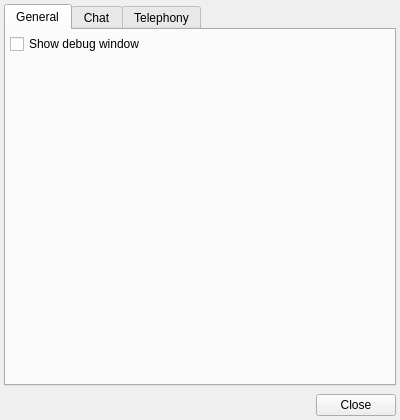
<ui version="4.0" >
 <class>settings</class>
 <widget class="QWidget" name="settings" >
  <property name="geometry" >
   <rect>
    <x>0</x>
    <y>0</y>
    <width>400</width>
    <height>420</height>
   </rect>
  </property>
  <property name="sizePolicy" >
   <sizepolicy vsizetype="Fixed" hsizetype="Fixed" >
    <horstretch>0</horstretch>
    <verstretch>0</verstretch>
   </sizepolicy>
  </property>
  <property name="minimumSize" >
   <size>
    <width>400</width>
    <height>420</height>
   </size>
  </property>
  <property name="maximumSize" >
   <size>
    <width>400</width>
    <height>420</height>
   </size>
  </property>
  <property name="focusPolicy" >
   <enum>Qt::StrongFocus</enum>
  </property>
  <property name="windowTitle" >
   <string comment="VoIP Client" >Options</string>
  </property>
  <property name="windowIcon" >
   <iconset>configure.png</iconset>
  </property>
  <layout class="QVBoxLayout" >
   <property name="spacing" >
    <number>2</number>
   </property>
   <property name="leftMargin" >
    <number>4</number>
   </property>
   <property name="topMargin" >
    <number>4</number>
   </property>
   <property name="rightMargin" >
    <number>4</number>
   </property>
   <property name="bottomMargin" >
    <number>4</number>
   </property>
   <item>
    <widget class="QTabWidget" name="tabs" >
     <property name="minimumSize" >
      <size>
       <width>0</width>
       <height>200</height>
      </size>
     </property>
     <property name="styleSheet" >
      <string/>
     </property>
     <property name="currentIndex" >
      <number>0</number>
     </property>
     <widget class="QWidget" name="settings_general" >
      <attribute name="title" >
       <string>General</string>
      </attribute>
      <attribute name="icon" >
       <iconset>configure.png</iconset>
      </attribute>
      <layout class="QVBoxLayout" >
       <property name="spacing" >
        <number>1</number>
       </property>
       <property name="leftMargin" >
        <number>4</number>
       </property>
       <property name="topMargin" >
        <number>4</number>
       </property>
       <property name="rightMargin" >
        <number>4</number>
       </property>
       <property name="bottomMargin" >
        <number>4</number>
       </property>
       <item>
        <widget class="QCheckBox" name="toggle_show_events" >
         <property name="toolTip" >
          <string>Show or hide the debug window</string>
         </property>
         <property name="text" >
          <string>Show debug window</string>
         </property>
         <property name="_yate_identity" stdset="0" >
          <string>showwindow:events</string>
         </property>
        </widget>
       </item>
       <item>
        <spacer>
         <property name="orientation" >
          <enum>Qt::Vertical</enum>
         </property>
         <property name="sizeHint" >
          <size>
           <width>20</width>
           <height>40</height>
          </size>
         </property>
        </spacer>
       </item>
      </layout>
     </widget>
     <widget class="QWidget" name="settings_chat" >
      <attribute name="title" >
       <string>Chat</string>
      </attribute>
      <attribute name="icon" >
       <iconset>chat.png</iconset>
      </attribute>
      <layout class="QVBoxLayout" >
       <property name="spacing" >
        <number>2</number>
       </property>
       <property name="leftMargin" >
        <number>4</number>
       </property>
       <property name="topMargin" >
        <number>4</number>
       </property>
       <property name="rightMargin" >
        <number>4</number>
       </property>
       <property name="bottomMargin" >
        <number>4</number>
       </property>
       <item>
        <widget class="QCheckBox" name="dockedchat" >
         <property name="toolTip" >
          <string>Show all chat in the same window</string>
         </property>
         <property name="text" >
          <string>Docked chat</string>
         </property>
        </widget>
       </item>
       <item>
        <widget class="QCheckBox" name="notifychatstate" >
         <property name="toolTip" >
          <string>Notify chat contacts when when typing into chat input</string>
         </property>
         <property name="text" >
          <string>Send chat input notifications</string>
         </property>
        </widget>
       </item>
       <item>
        <widget class="QCheckBox" name="chatcontact_hideemptygroups" >
         <property name="toolTip" >
          <string>Hide empty groups in chat contacts list</string>
         </property>
         <property name="text" >
          <string>Hide empty groups in contact list</string>
         </property>
         <property name="_yate_identity" stdset="0" >
          <string>setparams:property:chat_contacts:_yate_hideemptygroups</string>
         </property>
        </widget>
       </item>
       <item>
        <widget class="QCheckBox" name="destroychat" >
         <property name="toolTip" >
          <string>Close contact chat when contact is removed or account goes offline</string>
         </property>
         <property name="text" >
          <string>Close contact chat when removed</string>
         </property>
        </widget>
       </item>
       <item>
        <spacer>
         <property name="orientation" >
          <enum>Qt::Vertical</enum>
         </property>
         <property name="sizeHint" >
          <size>
           <width>20</width>
           <height>40</height>
          </size>
         </property>
        </spacer>
       </item>
      </layout>
     </widget>
     <widget class="QWidget" name="settings_telephony" >
      <attribute name="title" >
       <string>Telephony</string>
      </attribute>
      <attribute name="icon" >
       <iconset>phone.png</iconset>
      </attribute>
      <layout class="QVBoxLayout" >
       <property name="spacing" >
        <number>2</number>
       </property>
       <property name="leftMargin" >
        <number>4</number>
       </property>
       <property name="topMargin" >
        <number>4</number>
       </property>
       <property name="rightMargin" >
        <number>4</number>
       </property>
       <property name="bottomMargin" >
        <number>4</number>
       </property>
       <item>
        <widget class="QCheckBox" name="multilines" >
         <property name="toolTip" >
          <string>Allow having more one simultaneously open connections</string>
         </property>
         <property name="text" >
          <string>Multiple Lines</string>
         </property>
        </widget>
       </item>
       <item>
        <widget class="QCheckBox" name="autoanswer" >
         <property name="toolTip" >
          <string>Automatically answer incoming calls</string>
         </property>
         <property name="text" >
          <string>Auto Answer</string>
         </property>
        </widget>
       </item>
       <item>
        <widget class="QCheckBox" name="ringincoming" >
         <property name="toolTip" >
          <string>Enable/disable ringer</string>
         </property>
         <property name="text" >
          <string>Ringer</string>
         </property>
        </widget>
       </item>
       <item>
        <widget class="QCheckBox" name="ringoutgoing" >
         <property name="toolTip" >
          <string>Locally generate ring tone if missing</string>
         </property>
         <property name="text" >
          <string>Generate ringing on outgoing calls</string>
         </property>
        </widget>
       </item>
       <item>
        <widget class="QCheckBox" name="activatelastoutcall" >
         <property name="toolTip" >
          <string>Force the last outgoing call to be the active one</string>
         </property>
         <property name="text" >
          <string>Force active the last outgoing call</string>
         </property>
        </widget>
       </item>
       <item>
        <widget class="QCheckBox" name="activatecallonselect" >
         <property name="toolTip" >
          <string>Set the selected call active (need double click if unchecked)</string>
         </property>
         <property name="text" >
          <string>Set call active when selected in channel list</string>
         </property>
        </widget>
       </item>
       <item>
        <spacer>
         <property name="orientation" >
          <enum>Qt::Vertical</enum>
         </property>
         <property name="sizeType" >
          <enum>QSizePolicy::Fixed</enum>
         </property>
         <property name="sizeHint" >
          <size>
           <width>20</width>
           <height>6</height>
          </size>
         </property>
        </spacer>
       </item>
       <item>
        <widget class="QGroupBox" name="grpCallerId" >
         <property name="maximumSize" >
          <size>
           <width>16777215</width>
           <height>180</height>
          </size>
         </property>
         <property name="title" >
          <string>Caller identity</string>
         </property>
         <layout class="QVBoxLayout" >
          <property name="spacing" >
           <number>4</number>
          </property>
          <item>
           <widget class="QLabel" name="label_6" >
            <property name="toolTip" >
             <string>Phone number, user identifier or alias</string>
            </property>
            <property name="text" >
             <string>Username or number</string>
            </property>
           </widget>
          </item>
          <item>
           <widget class="QLineEdit" name="def_username" >
            <property name="sizePolicy" >
             <sizepolicy vsizetype="Fixed" hsizetype="Fixed" >
              <horstretch>0</horstretch>
              <verstretch>0</verstretch>
             </sizepolicy>
            </property>
            <property name="minimumSize" >
             <size>
              <width>175</width>
              <height>0</height>
             </size>
            </property>
            <property name="maximumSize" >
             <size>
              <width>175</width>
              <height>16777215</height>
             </size>
            </property>
            <property name="toolTip" >
             <string>Phone number, user identifier or alias</string>
            </property>
           </widget>
          </item>
          <item>
           <widget class="QLabel" name="label_7" >
            <property name="toolTip" >
             <string>Caller ID to insert in outgoing calls</string>
            </property>
            <property name="text" >
             <string>Caller Name</string>
            </property>
           </widget>
          </item>
          <item>
           <widget class="QLineEdit" name="def_callerid" >
            <property name="sizePolicy" >
             <sizepolicy vsizetype="Fixed" hsizetype="Fixed" >
              <horstretch>0</horstretch>
              <verstretch>0</verstretch>
             </sizepolicy>
            </property>
            <property name="minimumSize" >
             <size>
              <width>175</width>
              <height>0</height>
             </size>
            </property>
            <property name="maximumSize" >
             <size>
              <width>175</width>
              <height>16777215</height>
             </size>
            </property>
            <property name="toolTip" >
             <string>Caller ID to insert in outgoing calls</string>
            </property>
           </widget>
          </item>
          <item>
           <widget class="QLabel" name="label_8" >
            <property name="mouseTracking" >
             <bool>false</bool>
            </property>
            <property name="toolTip" >
             <string>Domain name to use in VoIP addresses</string>
            </property>
            <property name="text" >
             <string>Domain</string>
            </property>
           </widget>
          </item>
          <item>
           <widget class="QLineEdit" name="def_domain" >
            <property name="sizePolicy" >
             <sizepolicy vsizetype="Fixed" hsizetype="Fixed" >
              <horstretch>0</horstretch>
              <verstretch>0</verstretch>
             </sizepolicy>
            </property>
            <property name="minimumSize" >
             <size>
              <width>175</width>
              <height>0</height>
             </size>
            </property>
            <property name="maximumSize" >
             <size>
              <width>175</width>
              <height>16777215</height>
             </size>
            </property>
            <property name="toolTip" >
             <string>Domain name to use in VoIP addresses</string>
            </property>
           </widget>
          </item>
         </layout>
        </widget>
       </item>
       <item>
        <spacer>
         <property name="orientation" >
          <enum>Qt::Vertical</enum>
         </property>
         <property name="sizeHint" >
          <size>
           <width>20</width>
           <height>40</height>
          </size>
         </property>
        </spacer>
       </item>
      </layout>
     </widget>
    </widget>
   </item>
   <item>
    <layout class="QHBoxLayout" >
     <property name="topMargin" >
      <number>6</number>
     </property>
     <item>
      <spacer>
       <property name="orientation" >
        <enum>Qt::Horizontal</enum>
       </property>
       <property name="sizeHint" >
        <size>
         <width>40</width>
         <height>20</height>
        </size>
       </property>
      </spacer>
     </item>
     <item>
      <widget class="QPushButton" name="button_hide" >
       <property name="text" >
        <string>Close</string>
       </property>
       <property name="icon" >
        <iconset>close.png</iconset>
       </property>
      </widget>
     </item>
    </layout>
   </item>
  </layout>
 </widget>
 <resources/>
 <connections/>
</ui>
